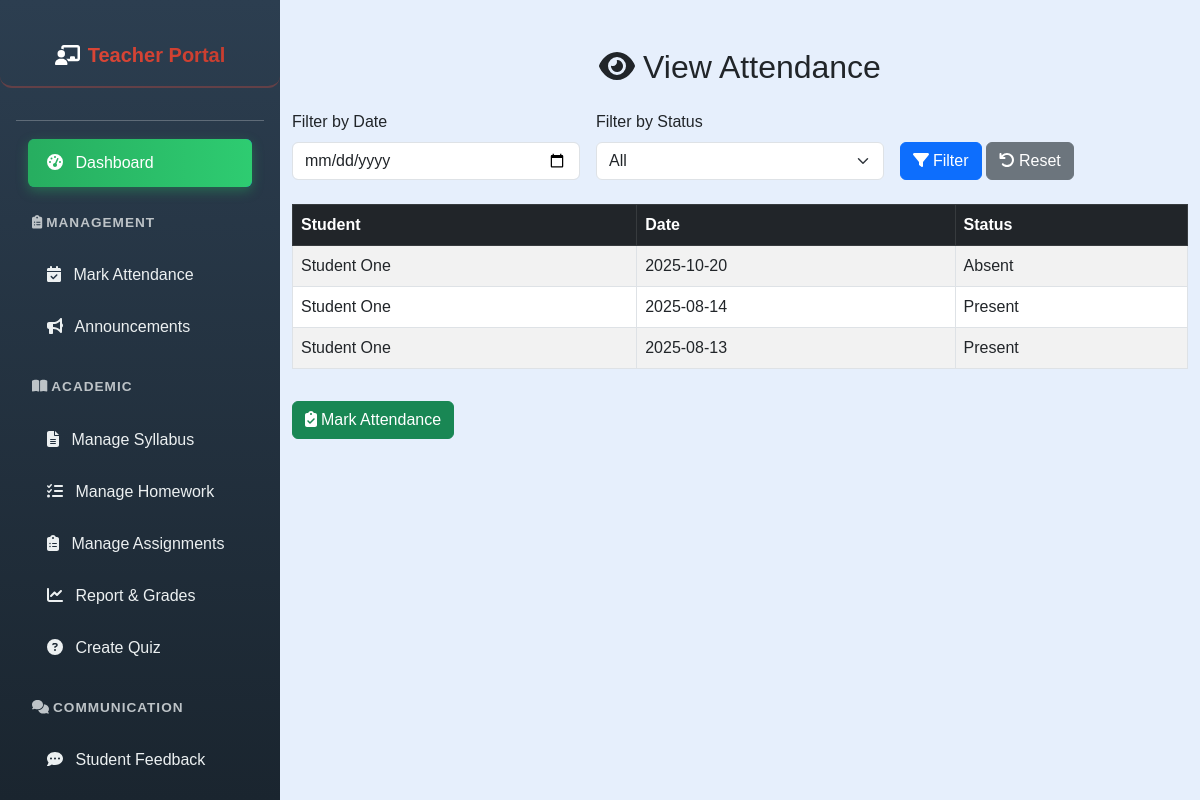
The app's page /teacher/view_attendance.php (signed in) with its own data.
### tables this page shows
CREATE TABLE `attendance` (
  `attendance_id` int(11) NOT NULL,
  `student_id` int(11) NOT NULL,
  `date` date NOT NULL,
  `status` enum('Present','Absent','Leave','Holiday') NOT NULL,
  `marked_by` int(11) NOT NULL
);

### teacher/view_attendance.php (the view, shortened to what this page needs)
<?php
include('../config.php');
$teacher_id = $_SESSION["user_id"];
$filter_date = isset($_GET['date']) ? $_GET['date'] : '';
$sql = "SELECT a.attendance_id, CONCAT(u.first_name, ' ', u.last_name) AS student_name, a.date, a.status
        FROM attendance a
        JOIN users u ON a.student_id = u.user_id
        WHERE a.marked_by = ?";
$params = [$teacher_id];
$types = "i";
$sql .= " ORDER BY a.date DESC, student_name ASC";
$stmt = $conn->prepare($sql);
$stmt->bind_param($types, ...$params);
$stmt->execute();
$result = $stmt->get_result();
$attendanceRecords = [];
if ($result && $result->num_rows > 0) {
    while ($row = $result->fetch_assoc()) {
        $attendanceRecords[] = $row;
    }
}
?>
<!DOCTYPE html>
<html lang="en">
<head>
    <link href="https://cdn.jsdelivr.net/npm/bootstrap@5.3.0/dist/css/bootstrap.min.css" rel="stylesheet" />
</head>
<body style="margin-left:280px; background-color:#e6effc;">
    <?php include('teacher_sidebar.php'); ?>
    <div class="container mt-5">
        <h2 class="mb-4 text-center"><i class="fas fa-eye me-2"></i>View Attendance</h2>
        <form method="GET" action="" class="row g-3 mb-4">
            <div class="col-md-4">
                <label for="date" class="form-label">Filter by Date</label>
                <input type="date" class="form-control" id="date" name="date" value="<?= htmlspecialchars($filter_date) ?>">
            </div>
            <div class="col-md-4">
                <label for="status" class="form-label">Filter by Status</label>
                <select class="form-select" id="status" name="status">
                    <option value="">All</option>
                </select>
            </div>
            <div class="col-md-4 align-self-end">
                <button type="submit" class="btn btn-primary"><i class="fas fa-filter me-1"></i>Filter</button>
                <a href="view_attendance.php" class="btn btn-secondary"><i class="fas fa-undo me-1"></i>Reset</a>
            </div>
        </form>
        <div class="table-responsive">
            <table class="table table-bordered table-striped align-middle">
                <thead class="table-dark">
                    <tr>
                        <th>Student</th>
                        <th>Date</th>
                        <th>Status</th>
                    </tr>
                </thead>
                <tbody>
                    <?php if (!empty($attendanceRecords)): ?>
                        <?php foreach ($attendanceRecords as $record): ?>
                            <tr>
                                <td><?= htmlspecialchars($record['student_name']) ?></td>
                                <td><?= htmlspecialchars($record['date']) ?></td>
                                <td><?= htmlspecialchars($record['status']) ?></td>
                            </tr>
                        <?php endforeach; ?>
                    <?php else: ?>
                        <tr>
                            <td colspan="3" class="text-center">No records found.</td>
                        </tr>
                    <?php endif; ?>
                </tbody>
            </table>
        </div>
        <div class="mt-3">
            <a href="mark_attendance.php" class="btn btn-success"><i class="fas fa-clipboard-check me-1"></i>Mark Attendance</a>
        </div>
    </div>
</body>
</html>

### teacher/teacher_sidebar.php (style rules this page uses)
body { font-family: Arial, sans-serif; background-color: #e6effc; margin-left: 280px; overflow-x: hidden; }

### records on screen
attendance: student_name "Student One", date "2025-10-20", status "Absent"
attendance: student_name "Student One", date "2025-08-14", status "Present"
attendance: student_name "Student One", date "2025-08-13", status "Present"
